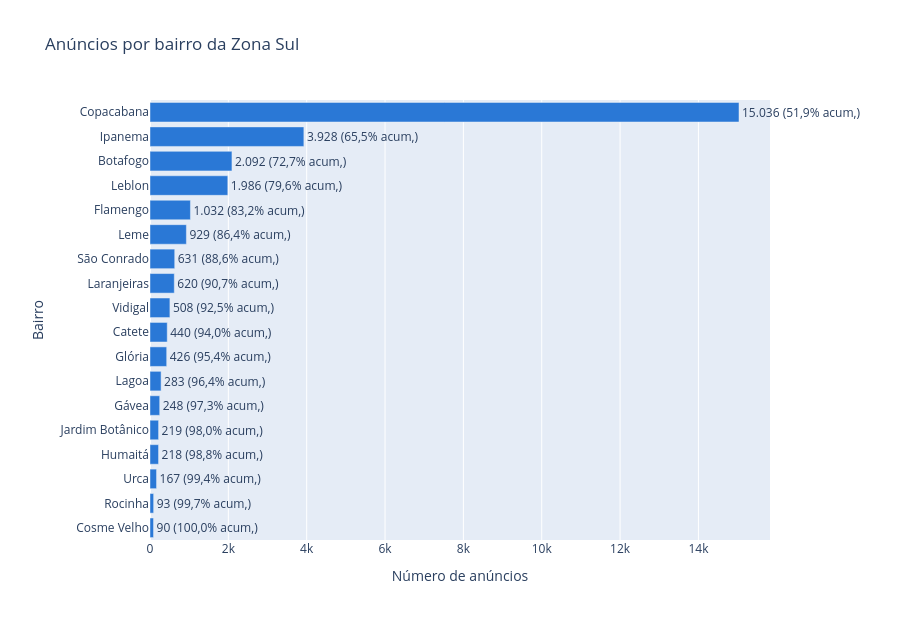

The notebook cell saved with this chart:
### Markdown cell above
### Gráfico 1 — Anúncios por bairro da Zona Sul (P1)

> ✏️ *Rascunho em tópicos — reescrever com suas palavras.*

**Justificativa do tipo:**
- Comparar magnitudes entre categorias nominais (bairros) → barras; horizontais porque os nomes são longos e ficam legíveis sem rotação.
- Ordenadas do maior para o menor; o rótulo traz o **% acumulado**, que mostra a concentração (lógica de Pareto) sem criar um segundo eixo.
- Uma só série → sem legenda (o título a nomeia).

**Decisões de tratamento:**
- Contagem bruta de anúncios, todos os 18 bairros, sem filtro.
- Escala **linear**: a escala log "achataria" a diferença de Copacabana para os demais, que é justamente o achado.
- Não normalizado pela área nem pelo número de domicílios do bairro (ver limitações).

### Code cell
contagem = zs["neighbourhood"].value_counts()
ranking = pd.DataFrame({"bairro": contagem.index, "n": contagem.values})
ranking["pct"] = ranking["n"] / ranking["n"].sum()
ranking["pct_acum"] = ranking["pct"].cumsum()
ranking["rotulo"] = [f"{n:,} ({p:.1%} acum.)".replace(",", "X").replace(".", ",").replace("X", ".")
                     for n, p in zip(ranking["n"], ranking["pct_acum"])]

fig1 = px.bar(
    ranking, x="n", y="bairro", orientation="h", text="rotulo",
    title="Anúncios por bairro da Zona Sul",
    labels={"n": "Número de anúncios", "bairro": "Bairro"},
)
fig1.update_traces(marker_color="#2a78d6", textposition="outside", cliponaxis=False)
fig1.update_layout(
    yaxis={"categoryorder": "total ascending", "title_standoff": 12, "automargin": True},
    height=620, margin={"l": 150, "r": 130}, separators=",.",
)
fig1.show()

n80 = int((ranking["pct_acum"] < 0.8).sum()) + 1
print(f"{n80} de {len(ranking)} bairros somam 80% da oferta da Zona Sul")
ranking[["bairro", "n", "pct", "pct_acum"]].head(8).round(3)

### Figure 1 — Plotly figure (JSON) as saved in the notebook; plotly's stock layout.template omitted (floating-point values rounded to 4 significant figures)
{"data": [{"cliponaxis": false, "hovertemplate": "Número de anúncios=%{x}<br>Bairro=%{y}<br>rotulo=%{text}<extra></extra>", "legendgroup": "", "marker": {"color": "#2a78d6", "pattern": {"shape": ""}}, "name": "", "orientation": "h", "showlegend": false, "text": ["15.036 (51,9% acum,)", "3.928 (65,5% acum,)", "2.092 (72,7% acum,)", "1.986 (79,6% acum,)", "1.032 (83,2% acum,)", "929 (86,4% acum,)", "631 (88,6% acum,)", "620 (90,7% acum,)", "508 (92,5% acum,)", "440 (94,0% acum,)", "426 (95,4% acum,)", "283 (96,4% acum,)", "248 (97,3% acum,)", "219 (98,0% acum,)", "218 (98,8% acum,)", "167 (99,4% acum,)", "93 (99,7% acum,)", "90 (100,0% acum,)"], "textposition": "outside", "type": "bar", "x": [15036, 3928, 2092, 1986, 1032, 929, 631, 620, 508, 440, 426, 283, 248, 219, 218, 167, 93, 90], "xaxis": "x", "y": ["Copacabana", "Ipanema", "Botafogo", "Leblon", "Flamengo", "Leme", "São Conrado", "Laranjeiras", "Vidigal", "Catete", "Glória", "Lagoa", "Gávea", "Jardim Botânico", "Humaitá", "Urca", "Rocinha", "Cosme Velho"], "yaxis": "y"}], "layout": {"barmode": "relative", "height": 620, "legend": {"tracegroupgap": 0}, "margin": {"l": 150, "r": 130}, "separators": ",.", "title": {"text": "Anúncios por bairro da Zona Sul"}, "xaxis": {"anchor": "y", "domain": [0.0, 1.0], "title": {"text": "Número de anúncios"}}, "yaxis": {"anchor": "x", "automargin": true, "categoryorder": "total ascending", "domain": [0.0, 1.0], "title": {"standoff": 12, "text": "Bairro"}}}}
